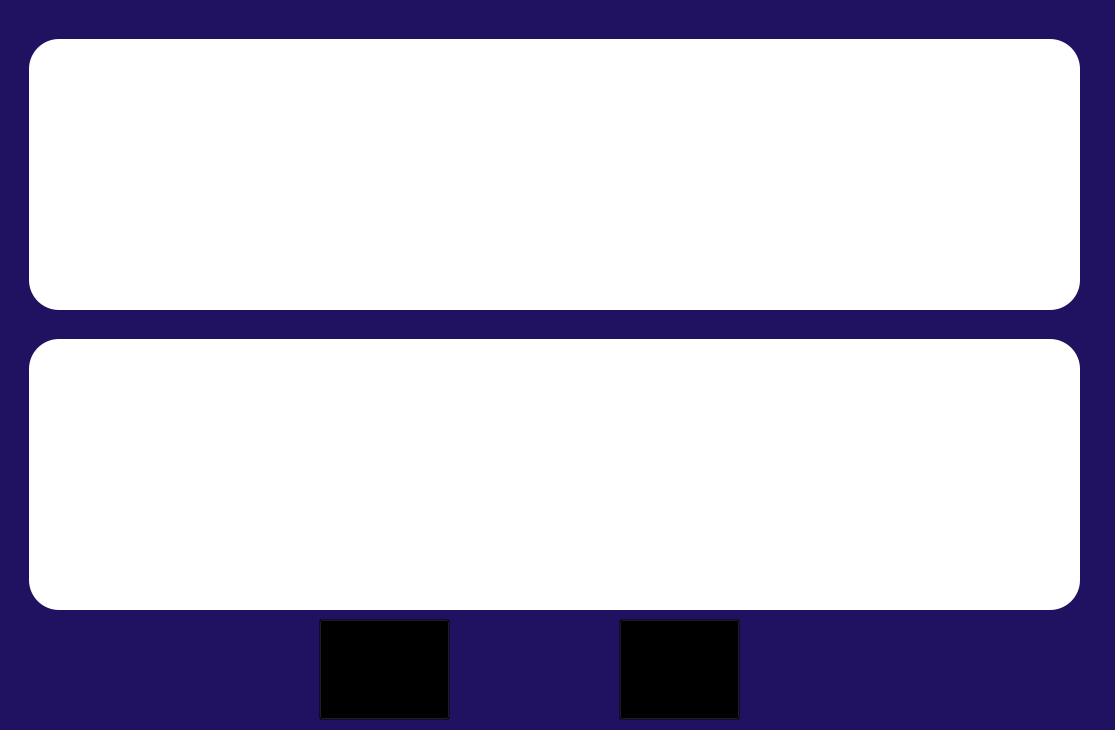
<?xml version="1.0" encoding="UTF-8"?>
<ui version="4.0">
 <class>MainWindow</class>
 <widget class="QMainWindow" name="MainWindow">
  <property name="geometry">
   <rect>
    <x>0</x>
    <y>0</y>
    <width>1115</width>
    <height>730</height>
   </rect>
  </property>
  <property name="maximumSize">
   <size>
    <width>1920</width>
    <height>1080</height>
   </size>
  </property>
  <property name="baseSize">
   <size>
    <width>720</width>
    <height>1280</height>
   </size>
  </property>
  <property name="windowTitle">
   <string>MainWindow</string>
  </property>
  <property name="styleSheet">
   <string notr="true">background-color: #211261;</string>
  </property>
  <widget class="QWidget" name="centralwidget">
   <layout class="QGridLayout" name="gridLayout">
    <item row="0" column="0">
     <widget class="QWidget" name="widget" native="true">
      <property name="styleSheet">
       <string notr="true"/>
      </property>
      <widget class="QPushButton" name="pushButton">
       <property name="geometry">
        <rect>
         <x>310</x>
         <y>610</y>
         <width>131</width>
         <height>101</height>
        </rect>
       </property>
       <property name="font">
        <font>
         <family>Podkova Medium</family>
         <pointsize>16</pointsize>
         <weight>9</weight>
         <italic>false</italic>
         <bold>false</bold>
        </font>
       </property>
       <property name="styleSheet">
        <string notr="true">font: 75 16pt &quot;Podkova Medium&quot;;color: rgb(0, 0, 0);
background-color: transparent;</string>
       </property>
       <property name="text">
        <string/>
       </property>
       <property name="icon">
        <iconset>
         <normaloff>translate.png</normaloff>translate.png</iconset>
       </property>
       <property name="iconSize">
        <size>
         <width>150</width>
         <height>150</height>
        </size>
       </property>
      </widget>
      <widget class="QPushButton" name="pushButton_2">
       <property name="geometry">
        <rect>
         <x>610</x>
         <y>610</y>
         <width>121</width>
         <height>101</height>
        </rect>
       </property>
       <property name="styleSheet">
        <string notr="true">background-color: transparent;font: 75 16pt &quot;Podkova Medium&quot;;color: rgb(0, 0, 0);
</string>
       </property>
       <property name="text">
        <string/>
       </property>
       <property name="icon">
        <iconset>
         <normaloff>copy.png</normaloff>copy.png</iconset>
       </property>
       <property name="iconSize">
        <size>
         <width>150</width>
         <height>150</height>
        </size>
       </property>
      </widget>
      <widget class="QTextEdit" name="textEdit_2">
       <property name="enabled">
        <bool>false</bool>
       </property>
       <property name="geometry">
        <rect>
         <x>20</x>
         <y>330</y>
         <width>1051</width>
         <height>271</height>
        </rect>
       </property>
       <property name="maximumSize">
        <size>
         <width>1920</width>
         <height>1080</height>
        </size>
       </property>
       <property name="font">
        <font>
         <family>Podkova Medium</family>
         <pointsize>20</pointsize>
        </font>
       </property>
       <property name="styleSheet">
        <string notr="true">background-color: rgb(255, 255, 255);
border-radius: 30px;
</string>
       </property>
      </widget>
      <widget class="QTextEdit" name="textEdit">
       <property name="geometry">
        <rect>
         <x>20</x>
         <y>30</y>
         <width>1051</width>
         <height>271</height>
        </rect>
       </property>
       <property name="maximumSize">
        <size>
         <width>1920</width>
         <height>1080</height>
        </size>
       </property>
       <property name="font">
        <font>
         <family>Podkova Medium</family>
         <pointsize>20</pointsize>
        </font>
       </property>
       <property name="styleSheet">
        <string notr="true">background-color: rgb(255, 255, 255);
border-radius: 30px;
</string>
       </property>
      </widget>
     </widget>
    </item>
   </layout>
  </widget>
 </widget>
 <resources/>
 <connections/>
</ui>
